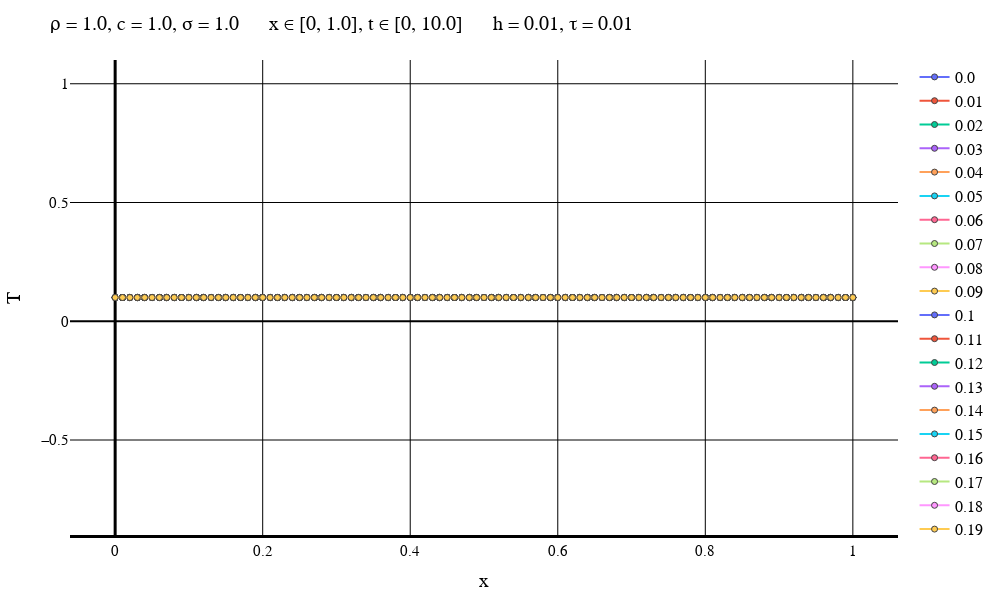

Notebook cell for this chart:
### Markdown cell above
Неявная схема

### Code cell
typeOfScheme = "Backward"

solutionFile = "D:\\Calc_Methods_2\\Lab2\\LinearHeatEq\\FirstConds\\$typeOfScheme\\solution$numOfEq.txt"
dataFile = "D:\\Calc_Methods_2\\Lab2\\LinearHeatEq\\FirstConds\\$typeOfScheme\\data$numOfEq.txt"
intervalFile = "D:\\Calc_Methods_2\\Lab2\\LinearHeatEq\\FirstConds\\$typeOfScheme\\interval$numOfEq.txt"

solutionMatrix = readdlm(solutionFile)
dataVec = readdlm(dataFile)
intervalVec = readdlm(intervalFile);

L = dataVec[3]
timeEnd = dataVec[4]
numOfXIntervals = Int(intervalVec[1])
numOfTIntervals = Int(intervalVec[2])
h = L / numOfXIntervals
τ = timeEnd / numOfTIntervals
if default == true
    plotStep = trunc(Int, timeEnd / (defaultStepParam * τ))
    numOfPlots = numOfTIntervals + 1    
else
    plotStep = firstSteps
    numOfPlots = firstPlots
end
println("Шаг графика: $plotStep")
println("Время последнего графика: $((numOfPlots - 1)*τ)")
makePlot(numOfPlots, plotStep, solutionMatrix, dataVec, intervalVec)
